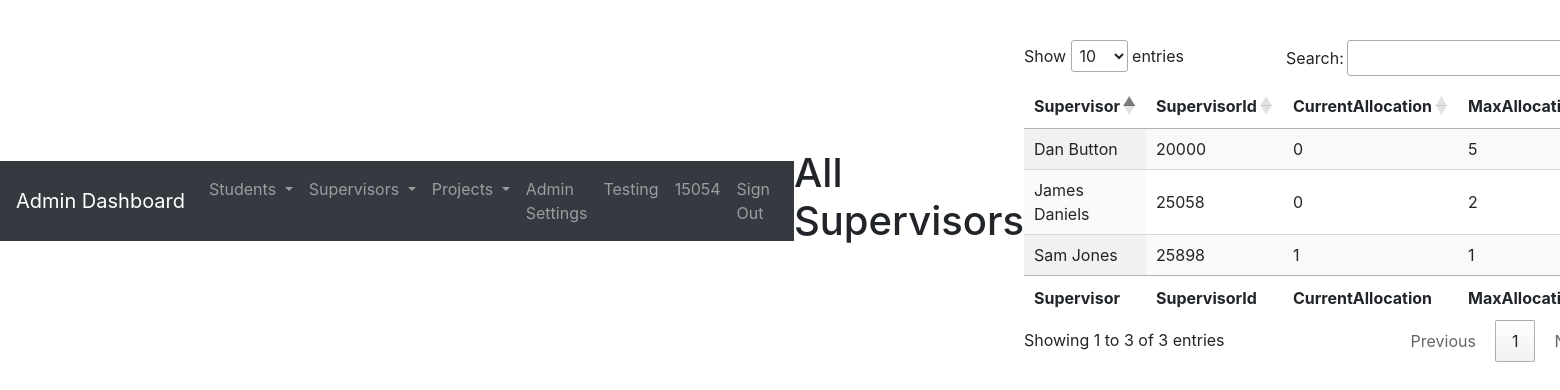
The page /adminDashboard/allSupervisors.php (signed in) on the database its author committed.
### tables this page shows
CREATE TABLE `supervisors` (
  `Id` int(11) NOT NULL,
  `FirstName` varchar(20) NOT NULL,
  `LastName` varchar(20) NOT NULL,
  `SupervisorId` int(11) NOT NULL,
  `ProjectIdeas` text,
  `ProjectInterests` text,
  `CurrentAllocation` int(11) NOT NULL DEFAULT '0',
  `MaxAllocation` int(11) NOT NULL
);

### tables/displayAllSupervisors.php (the view, shortened to what this page needs)
<?php
$sql = "SELECT FirstName, LastName, SupervisorId, CurrentAllocation, MaxAllocation FROM supervisors";
$result = $db->query($sql);
while($row = $result->fetch_assoc()) {
    echo '<tr>';
    echo "<td>". $row["FirstName"] . " " . $row["LastName"] . "</td>";
    echo "<td>". $row["SupervisorId"] . "</td>";
    echo "<td>". $row["CurrentAllocation"] . "</td>";
    echo "<td>". $row["MaxAllocation"] . "</td>";
    echo "</tr>";
}
?>

### css/login.css (style rules this page uses)
body { display: flex; align-items: center; height: 100%; padding-top: 40px; padding-bottom: 40px; }

### rows shown on the page
supervisors: FirstName "Dan", LastName "Button", SupervisorId "20000", CurrentAllocation "0", MaxAllocation "5"
supervisors: FirstName "James", LastName "Daniels", SupervisorId "25058", CurrentAllocation "0", MaxAllocation "2"
supervisors: FirstName "Sam", LastName "Jones", SupervisorId "25898", CurrentAllocation "1", MaxAllocation "1"

### other values the page prints
$_SESSION['login_user'] "15054"
